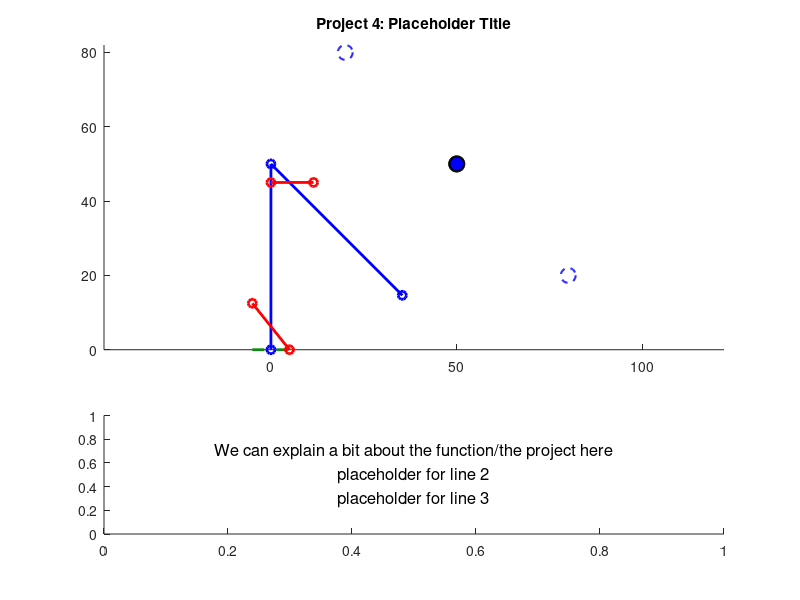

This chart was generated by the following MATLAB code:
function [] = mechanism_Beard_Hall(initX, initY, finalX, finalY, speed)
%% Function Description
%{
This function mechanism_Beard_Hall takes inputs ______ and animates a
hydraulic robotic claw arm that can move an object.


initX, initY: the initial x and y positions for the object to be moved
finalX, finalY: the position the object should be moved to.
speed: the animation speed, piston length change per second
%}


close all %closes any windows that are open still

%mechanism_Beard_Hall(beta1, beta2, beta3, beta4, speed, L, R0)

% TODO remove before submission but these are placeholders so we can easily
% test
if nargin < 4
        initX = 80;
        initY = 20;
        finalX = 20;
        finalY = 80;
        speed = 3;
    end

%TODO 
%{ 
TODO: add a paragraph explaining how to use the program, a 2 explaining 
how to use the program, along with any relevant background, such as how you
decided on any constant parameters (e.g. "we measured the link lengths from
this bench press on campus; see attached photo"). You may want some parameters
(e.g. some link lengths) to be input by the user, but you could provide default 
values. You get to decide.

Grades based off of:
- originality
- technical difficulty
- execution
- clarity of animation and how to use it
- good documentation

=======

%}

%=============================================================================
%% inputs and constraints

    % initX and initY, coordinates for the object to be moved from

    % finalX and finalY, coordinates for the object to be moved to

    % All coordinate inputs must fall within a semicircle with a radius of the arm's
    % maximum length, ie sum of hardcoded lengths for link 1 and link 2, and
    % both y coordinate inputs must be positive (might be a good idea to
    % have an offset equal to half the height of the movable object for
    % simple math)

%% plot elements:

    %{
    variable legend: 
    
    Given inputs: 
    initX, initY:   the initial x and y positions for the object to be moved
    finalX, finalY: the position the object should be moved to.
    speed:          the animation speed, rads/s of ___(whatever we consider the base link)____
    
        

    Defined within function:

    SCALAR  link1:  fixed length of link 1
    SCALAR  link2:  fixed length of link 2
    
    SCALAR  x0, y0: (fixed origin of link 1)
    

    ARRAY: x1, y1 (end of link 1, changing) 

    %}

% ground, both for the mechanism and maybe the lower limit of where the
% object can be moved to

% link 1, attached to ground

% link 2, attached to end of link 1, other end will be the bucket/claw/etc

% crank 1, input for link 1 angular position, slides along link 1 and is
% fixed to ground

% crank 2, input for link 2 angular position, slides along link 2 and is
% fixed to link 1

% movable object

% grabbing mechanism

% maybe some visual indicators of the initial and final positions (we could have pale dotted objects represent these positions and have the object itself in a brighter solid line colour)

%initialize fixed parameters
link1Lgth = 50;
pst1Link1 = link1Lgth*0.25; %point where piston 1 attaches to link 1 mesaured from ground
pst1Grnd = link1Lgth*0.1; %point where piston 1 attaches to ground measured as distance from arm base/origin
link2Lgth = 50;
pst2Link2 = link2Lgth*0.25; %point where piston 2 attaches to link 2 measured along link 2 from elbow
pst2Link1 = link1Lgth*0.1; %point where piston 2 attaches to link 1 measured along link 1 from elbow
%% PST2LINK1 WILL NEED TO BE SUBTRACTED FROM LINK 1 TO GET RIGHT LENGTH FOR THE PLOT

maxReach = link1Lgth + link2Lgth; %This length, as a diagonal, will be used to establish a square of acceptable coordinates?

%% Arrays, hard coded default position assumes link 1 points straight up and link 2 is at -pi/4 radians from + x axis
%% for the following 2 arrays, first index is the piston or link number, and the second index is the specific position
%% 1 = default position, 2 = initial position of object, 3 = final position
%% Angles needed for calculating piston lengths
linkAng = [pi/2, 0, 0; -pi/4, 0, 0];
%% Pistion lengths associated with default, initial, and final positions
pstKeyFrames = [sqrt(pst1Grnd^2+pst1Link1^2-2*pst1Grnd*pst1Link1*cos(linkAng(1,1))),0,0; sqrt(pst2Link1^2+pst2Link2^2-2*pst2Link1*pst2Link2*cos(linkAng(2,1))),0,0];

%% Arrays to be filled with frame specific angle or length data based on 
%% interpolation between values contained in the arrays above
linkPlotAng = zeros(2,0); %link angles
pstPlotLgth = zeros(2,0); %piston lengths
pstPlotAng = zeros(2,0); %piston angles

% Arrays to be filled with coordinate data
% 1st row is x coords, 2nd row is y coords, column is frame
pst1End = zeros(2,0);
pst2Start = zeros(2,0);
pst2End = zeros(2,0);
link1End = zeros(2,0);
link2End = zeros(2,0);

%% position states and motion

%the origin (fixed side of link 1)
x0 = 0;
y0 = 0;

%link 1 initial coordinates
x1(1) = x0; %TODO PLACEHOLDERS change to depend on angle
y1(1) = y0 + link1Lgth;

%link 2 coordinates
x2(1) = x1 + link2Lgth; %TODO PLACEHOLDERS change to depend on angle
y2(1) = y1;

% initial, moving free end of link 2 from default position to init
% coordinates specified by user

% final, moving links 1 and 2 such that the arm moves smoothly between init
% and final coordinates in a way that is physically possible

% return to default position, go from final position back to default
% position

%% Calculating initial and final position data (CURRENTLY FOR 1ST QUADRANT ONLY)
%% initial position
    %Convert init coordinates to a position vector
    iPosLgth = hypot(initX, initY);
    iPosAng = atan2(initX, initY);
    %Calculate link angles from triangle made with init position vector
    linkAng(1,2) = acos((link1Lgth^2 + iPosLgth^2 - link2Lgth^2)/(2*link1Lgth*iPosLgth)) + iPosAng;
    linkAng(2,2) = acos((link1Lgth^2 + link2Lgth^2 - iPosLgth^2)/(2*link1Lgth*link2Lgth));
    %Calculate piston lengths
    pstKeyFrames(1,2) = sqrt(pst1Grnd^2+pst1Link1^2-2*pst1Grnd*pst1Link1*cos(linkAng(1,2)));
    pstKeyFrames(2,2) = sqrt(pst2Link1^2+pst2Link2^2-2*pst2Link1*pst2Link2*cos(linkAng(2,2)));
    
    %superfluous but keeping around just in case
    %{
    %Get the angle of link 2 relative to the positive x axis for plotting
    lnk2PltAng(2) = (link1Ang(2) - 180) + link2Ang(2);
    %Calculate piston angles for plotting
    pst1PltAng(2) = asin((pst1Link1*sin(link1Ang(2)))/pst1KeyFrames(2));
    pst2PltAng(2) = (link1Ang(2) - asin((pst2Link2*sin(link2Ang(2)))/pst2KeyFrames(2))); %relative to positive x axis
    %}
    
%% final position
    %Convert init coordinates to a position vector
    fPosLgth = hypot(finalX, finalY);
    fPosAng = atan2(finalX, finalY);
    %Calculate link angles from triangle made with init position vector
    linkAng(1,3) = acos((link1Lgth^2 + fPosLgth^2 - link2Lgth^2)/(2*link1Lgth*fPosLgth)) + fPosAng;
    linkAng(2,3) = acos((link1Lgth^2 + link2Lgth^2 - fPosLgth^2)/(2*link1Lgth*link2Lgth));
    %Calculate piston lengths
    pstKeyFrames(1,3) = sqrt(pst1Grnd^2+pst1Link1^2-2*pst1Grnd*pst1Link1*cos(linkAng(1,3)));
    pstKeyFrames(2,3) = sqrt(pst2Link1^2+pst2Link2^2-2*pst2Link1*pst2Link2*cos(linkAng(2,3)));
    
    %superfluous but want to keep around just in case
    %{
    %Get the angle of link 2 relative to the positive x axis for plotting
    link2PltAng(3) = (link1Ang(3) - 180) + link2Ang(3);
    %Calculate piston angles for plotting
    pst1PltAng(3) = asin((pst1Link1*sin(link1Ang(3)))/pst1KeyFrames(3));
    pst2PltAng(3) = (link1Ang(3) - asin((pst2Link2*sin(link2Ang(3)))/pst2KeyFrames(2))); %relative to positive x axis
    %}
   

%% Creating frames for animation
    fps = 60; %frames per second [frames/second]
    pstFrameStep = speed/60; %piston length change per frame    
    
    
    %% defualt to initial

    %initialize the first frame for this motion
    pstPlotLgth(1,1) = pstKeyFrames(1,1);
    pstPlotLgth(2,1) = pstKeyFrames(2,1);

    %Calculate total required frames based on which piston needs more steps
    %to get into the new position
    diTotal = ceil(max(abs((pstKeyFrames(1,2) - pstKeyFrames(1,1))/pstFrameStep), abs((pstKeyFrames(2,2) - pstKeyFrames(2,1))/pstFrameStep)));
  
    %once for each piston
    for i = 1:2 
        %for tracking when pistons are done moving to the new position
        pstDone = false;
        %for determining whether to increase or decrease a piston
        if pstKeyFrames(i,1) < pstKeyFrames(i,2) %Increase the value if initial is greater than default position
            sign = 1;
        elseif pstKeyFrames(i,1) > pstKeyFrames(i,2) %decrease the value if initial is less than default position
            sign = -1;
        end
        %for each frame in the current motion
        for j = 2:diTotal
            %If the current piston isn't in its final position
            if pstDone == false
                %change the position by the step size in the determined
                %direction
                pstPlotLgth(i,j) = pstPlotLgth(i,(j-1)) + pstFrameStep*sign;
            else
                %set the current frame to the same position as the last
                %frame
                pstPlotLgth(i,j) = pstPlotLgth(i,j-1);
            end
            %if current frame's position is within a step size of the
            %initial position
            if abs(pstPlotLgth(i,j) - pstKeyFrames(i,2)) < pstFrameStep
                %Stop moving this piston during this motion
                pstDone = true;
            end
        end
    end

    %% initial to final
    
    %Calculate total required frames based on which piston needs more steps
    %to get into the new position
    ifTotal = ceil(max(abs((pstKeyFrames(1,3) - pstKeyFrames(1,2))/pstFrameStep), abs((pstKeyFrames(2,3) - pstKeyFrames(2,2))/pstFrameStep)));

    %once for each piston
    for i = 1:2 
        %for tracking when pistons are done moving to the new position
        pstDone = false;
        %for determining whether to increase or decrease a piston
        if pstKeyFrames(i,2) < pstKeyFrames(i,3) %Increase the value if final is greater than initial position
            sign = 1;
        elseif pstKeyFrames(i,2) > pstKeyFrames(i,3) %decrease the value if final is less than initial position
            sign = -1;
        end
        %for each frame in the current motion
        for j = (diTotal + 1):(diTotal + ifTotal)
            %If the current piston isn't in its final position
            if pstDone == false
                %change the position by the step size in the determined
                %direction
                pstPlotLgth(i,j) = pstPlotLgth(i,(j-1)) + pstFrameStep*sign;
            else
                %set the current frame to the same position as the last
                %frame
                pstPlotLgth(i,j) = pstPlotLgth(i,j-1);
            end
            %if current frame's position is within a step size of the
            %initial position
            if abs(pstPlotLgth(i,j) - pstKeyFrames(i,3)) < pstFrameStep
                %Stop moving this piston during this motion
                pstDone = true;
            end
        end
    end

    %% final back to default

    %Calculate total required frames based on which piston needs more steps
    %to get into the new position
    fdTotal = ceil(max(abs((pstKeyFrames(1,1) - pstKeyFrames(1,3))/pstFrameStep), abs((pstKeyFrames(2,1) - pstKeyFrames(2,3))/pstFrameStep)));
 
    %once for each piston
    for i = 1:2 
        %for tracking when pistons are done moving to the new position
        pstDone = false;
        %for determining whether to increase or decrease a piston
        if pstKeyFrames(i,3) < pstKeyFrames(i,1) %Increase the value if default is greater than final position
            sign = 1;
        elseif pstKeyFrames(i,3) > pstKeyFrames(i,1) %decrease the value if default is less than final position
            sign = -1;
        end
        %for each frame in the current motion
        for j = (diTotal + ifTotal + 1):(diTotal + ifTotal + fdTotal)
            %If the current piston isn't in its final position
            if pstDone == false
                %change the position by the step size in the determined
                %direction
                pstPlotLgth(i,j) = pstPlotLgth(i,(j-1)) + pstFrameStep*sign;
            else
                %set the current frame to the same position as the last
                %frame
                pstPlotLgth(i,j) = pstPlotLgth(i,j-1);
            end
            %if current frame's position is within a step size of the
            %initial position
            if abs(pstPlotLgth(i,j) - pstKeyFrames(i,1)) < pstFrameStep
                %Stop moving this piston during this motion
                pstDone = true;
            end
        end
    end
    
    %Calculate angles of all plot elements relative to positive x axis for each
    %frame based on piston lengths
    for i = 1:length(pstPlotLgth)
        pstPlotAng(1,i) = pi - acos((pstPlotLgth(1,i)^2+pst1Grnd^2-pst1Link1^2)/(2*pstPlotLgth(1,i)*pst1Grnd));
        linkPlotAng(1,i) = acos((pst1Link1^2+pst1Grnd^2-pstPlotLgth(1,i)^2)/(2*pst1Link1*pst1Grnd));
        pstPlotAng(2,i) = linkPlotAng(1,i) - acos((pst2Link1^2+pstPlotLgth(2,i)^2-pst2Link2^2)/(2*pst2Link1*pstPlotLgth(2,i)));
        linkPlotAng(2,i) = (linkPlotAng(1,i) - pi) + acos((pst2Link1^2+pst2Link2^2-pstPlotLgth(2,i)^2)/(2*pst2Link1*pst2Link2));
    end
    
    %calculate per frame plot element coordinates
    for i = 1:length(pstPlotLgth)
        %coordinates of the end of link 1
        link1End(1,i) = link1Lgth*cos(linkPlotAng(1,i));
        link1End(2,i) = link1Lgth*sin(linkPlotAng(1,i));
        %coordinates of the end of link 2
        link2End(1,i) = link1Lgth*cos(linkPlotAng(1,i)) + link2Lgth*cos(linkPlotAng(2,i));
        link2End(2,i) = link1Lgth*sin(linkPlotAng(1,i)) + link2Lgth*sin(linkPlotAng(2,i));
        %coordinates of the end of piston 1, start is fixed at (pst1Grnd, 0)
        pst1End(1,i) = pstPlotLgth(1,i)*cos(pstPlotAng(1,i));
        pst1End(2,i) = pstPlotLgth(1,i)*sin(pstPlotAng(1,i));
        %coordinates of the start of piston 2 along link 1
        pst2Start(1,i) = (link1Lgth - pst2Link1)*cos(linkPlotAng(1,i));
        pst2Start(2,i) = (link1Lgth - pst2Link1)*sin(linkPlotAng(1,i));
        %coordinates of the end of piston 2 along link 2
        pst2End(1,i) = link1Lgth*cos(linkPlotAng(1,i)) + pst2Link2*cos(pstPlotAng(2,i));
        pst2End(2,i) = link1Lgth*sin(linkPlotAng(1,i)) + pst2Link2*sin(pstPlotAng(2,i));
    end
    %% Possible constraints
%{
    1. Position of ends of link 1 and link 2 must always be in the first 2
    quadrants relative to the origin where link 1 attached to the ground
    2. Input angle for crank 1 must be between 0 and pi rads, while crank 2
    can rotate between 0 and 2 pi rads (one-way or both ways)
    3. Links will only move one at a time
%}

%moveable object parameters:
radius = 2; 

%params for current center position of the object TODO placeholder
objX(1) = x2(1);% TODO Change to be the actual current position of the object instead of placeholders
objY(1) = y2(1);%

obj_pos = [objX - radius, objY - radius, 2*radius, 2*radius];

%% Animations
% TODO: move code below this up only when variables are needed further up

%% Creating Figure
% figure('Position', [100, 100, 1200, 600]) %makes the empty figure for the animation
    clf %clears figure if this function is run multiple times in a row
    set(gcf, 'Color', '#D3E2E8'); %makes the background blue


ax1 = subplot(3, 1, [1 2]); %adds the plot, maybe leaving space for a text box at (2 1 2) that can explain ?
hold on %allows everything here to be added to same figure

title('Project 4: Placeholder Title');


axis equal % sets axes to equal

    % Initial frame
    
        %plot object handles
            ground = line([(x0 -5) (x0+5)],[0 0],'linewidth', 2,'color','#0C8A11', 'LineStyle', '--'); %plot object for ground, does not need updating per frame

            links = plot([x0 link1End(1,1) link2End(1,1)],[y0 link1End(2,1) link2End(2,1)],'-o','linewidth',2, 'Color', 'b'); %plot obejct for rocker arm, spans from p0-p3
            
            piston1 = plot([pst1Grnd pst1End(1,1)],[0 pst1End(2,1)],'-o','linewidth',2, 'Color', 'r'); %plots piston connected to ground

            piston2 = plot([pst2Start(1,1) pst2End(1,1)],[pst2Start(2,1) pst2End(2,1)],'-o','linewidth',2, 'Color', 'r'); %plots piston at link elbow
            
            m_object = rectangle('Position', obj_pos,...
                 'Curvature', [1 1], 'FaceColor', 'b', 'EdgeColor', 'k', 'LineWidth', 1.5);
    
            % initial and final object positions: (should not move)
             init_object = rectangle('Position', [initX - radius, initY - radius, 2*radius, 2*radius],...
                 'Curvature', [1 1], 'FaceColor', 'w', 'EdgeColor', 'b', 'LineWidth', 1.5, 'LineStyle', '--');

             final_object = rectangle('Position', [finalX - radius, finalY - radius, 2*radius, 2*radius],...
                 'Curvature', [1 1], 'FaceColor', 'w', 'EdgeColor', 'b', 'LineWidth', 1.5, 'LineStyle', '--');

            
            % moveable object
            m_object = rectangle('Position', obj_pos,...
                 'Curvature', [1 1], 'FaceColor', 'b', 'EdgeColor', 'k', 'LineWidth', 1.5);


    

 ax2 = subplot(3, 1, 3); %text box


        str = {'We can explain a bit about the function/the project here',... ...
            'placeholder for line 2',...
            'placeholder for line 3',...
            };
        
        text(0.5, 0.5, str, ...
            'HorizontalAlignment', 'center', ...
            'VerticalAlignment', 'middle', ...
            'FontSize', 12);
                    
        hold off


%% Frame updates for both plots

    timestep = 1/fps; % fps inverted gives seconds per frame
    for i = 2:length(pstPlotLgth)
        pause(timestep) %shows previous frame for timestep length
                
        %sets objects to next position
        %set(link4,'XData',[x0 x3(n)],'YData',[y0 y3(n)]);   %error in cases
        set(links,'XData',[x0 link1End(1,i) link2End(1,i)],'YData',[y0 link1End(2,i) link2End(2,i)]);
        set(piston1,'XData',[pst1Grnd pst1End(1,i)],'YData',[0 pst1End(2,i)]);
        set(piston2,'XData',[pst2Start(1,i) pst2End(1,i)],'YData',[pst2Start(2,i) pst2End(2,i)]);

    end %update end

end %function end
